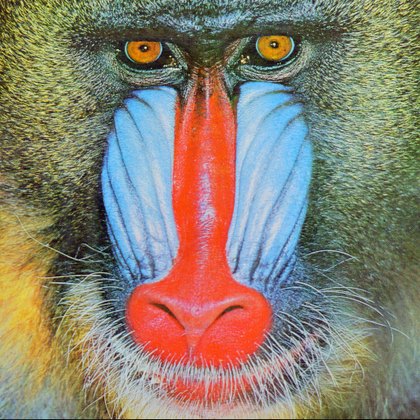
%> input picture images/10.tiff, 420 x 420 px, shrunk from 512 x 512 before the run
$ octave main_testversion.m   (GNU Octave 9; MATLAB toolbox functions it lacks are replaced by stand-ins)
%> lines starting %> are read from the running program, lines starting %| are printed output that depends on the picture
### LBG.m
function [cb, new_idx] = LBG(img, cb, coded_img, epsilon, gain)

% initialization of useful variables
flag = true;
cb_size = size(cb,1);
dst = distortion(img, cb(1:cb_size/2,:), coded_img);

% First assegnation for the new cluster centers
for i=(cb_size/2+1):cb_size
    temp_dist = sum((cb(i,:)-img).^2,2).^0.5; %evaluate distortion
    toChange = temp_dist./dst < gain; % find occurrences that need to be changed
    coded_img(toChange,:) = i; % assig
end

plot3(cb(:,1),cb(:,2),cb(:,3),'ko','LineWidth',1.5);
grid on

% Update the number of points assigned to each cluster and check if there's
% any empty clusters
[counter, anyEmpty, empty_clt] = checkAnyEmptyClt(coded_img, cb_size);

c = 0;
while flag
    while anyEmpty
        % If there are any empty clusters, I evaluate the numerosity of clusters
        % in order to get the one more populated and I take some of its points to put
        % them on the empty cluster, in order to see if the situation improves
        [~, max_i] = max(counter);
        candidates = img(coded_img == max_i,:);
        cb(empty_clt,:) = candidates(randi(size(candidates,1)),:);

        temp_dist = sum((cb(empty_clt,:)-img).^2,2).^0.5; %evaluate distortion
        toChange = temp_dist./dst < gain; % find occurrences that need to be changed
        coded_img(toChange,:) = empty_clt;
        [counter, anyEmpty, empty_clt] = checkAnyEmptyClt(coded_img, cb_size);
        c = c + 1;

        plot3(cb(:,1),cb(:,2),cb(:,3),'ko','LineWidth',1.5);
        grid on
        title(['Codebook size: ', num2str(cb_size) ,' Iteration number: ', num2str(c)])
        pause(0.2);% pause 2/10 second

    end

    % Update codebook
    for i=1:size(cb,1)
          cb(i,:) = mean(img(coded_img == i,:));
    end

    plot3(cb(:,1),cb(:,2),cb(:,3),'ko','LineWidth',1.5);
    grid on
    %title(['Codebook size: ', num2str(cb_size) ,' Iteration number: ', num2str(c)])
    title(['Codebook size: ', num2str(cb_size)])
    new_dst = distortion(img, cb, coded_img); % evaluate new value for the distortion
    before = mean(dst);
    after = mean(new_dst);
    progress = (before - after)/after;

    if progress < epsilon
        flag = false;
    else
        dst = new_dst;
        for i=1:cb_size
            temp_dist = sum((cb(i,:)-img).^2,2).^0.5; %evaluate distortion
            toChange = temp_dist./dst < gain; % find occurrences that need to be changed
            coded_img(toChange,:) = i;
        end
        [counter, anyEmpty, empty_clt] = checkAnyEmptyClt(coded_img, cb_size);
        c = c + 1;
        plot3(cb(:,1),cb(:,2),cb(:,3),'ko','LineWidth',1.5);
        grid on
        title(['Codebook size: ', num2str(cb_size) ,' Iteration number: ', num2str(c)])
        pause(0.01)
    end
end
%fprintf('Loop run %d times \n', c);

new_idx = coded_img;
end

### distortion.m
function dst = distortion(img, cb, coded_img)

dst = zeros(size(img,1),1);
    for i = 1:size(cb,1)
        values = coded_img == i;
        dst(values,:) = sum((cb(i,:)-img(values,:)).^2,2).^0.5;
    end
end

### checkAnyEmptyClt.m
function [counter, anyEmpty, clt] = checkAnyEmptyClt(idx, cb_size)

anyEmpty = false;
clt_info = tabulate(idx);
counter = clt_info(:,2);

if size(counter,1) < cb_size
    trail = zeros(cb_size - size(counter,1),1); % that's only in the case that not all of the empty clusters are spotted
    counter = [counter; trail];
end

clt = find(counter == 0);
if clt ~= 0
    clt = clt(1,1); % it may happen that more than one cluster is empty, so I pick the first
    anyEmpty = true;
end

end

### main_testversion.m
clear;
close all;

% Environment initialization

rate = 8; %[Bit/pixel]
cb_size = 2^rate; % codebook size
filename = 'images/10.tiff';

info = imfinfo(filename);
width = info.Width;
height = info.Height;

img_original = imread(filename);
%> img_original is the input picture: size 420x420x3 uint8; mean R, G, B 137.4, 128.9, 113.1
x = im2double(reshape(img_original,[], 3));

%% CODEBOOK EVALUATION

codebook = mean(x);
%> codebook = [0.539 0.505 0.444]
coded_img = ones(size(x,1),1);
j = 2;

% Parameters set up
epsilon = [0.001 0.01 0.1];
gain = 1;
delta = 0.2;

for a = 1:3

    codebook = mean(x);
    coded_img = ones(size(x,1),1);
    j = 2;

    compressed_img = zeros(size(x,1),3);
    distortion = zeros(log2(cb_size),1);
    psnr_values = zeros(log2(cb_size),1);

    l = figure;
    axis tight manual
    for i = 1:log2(cb_size)
        codebook(j:size(codebook,1)*2,:) = mod(codebook+delta,1);
        [codebook, coded_img] = LBG(x, codebook, coded_img, epsilon, gain);
%> in LBG, `grid on`:
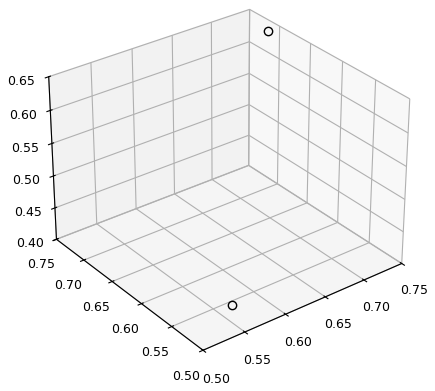
%> figure redrawn from the program's plot data
%> in checkAnyEmptyClt, `clt_info = tabulate(idx);`: clt_info = [1 124082 70.34; 2 52318 29.66]
%> in checkAnyEmptyClt, `counter = clt_info(:,2);`: counter = [124082; 52318]
%> in checkAnyEmptyClt, `clt = find(counter == 0);`: clt = []
%> in LBG, `[counter, anyEmpty, empty_clt] = checkAnyEmptyClt(coded_img, cb_size);`: counter = [124082; 52318]; anyEmpty = false; empty_clt = []
%> the loop in LBG, `while flag` made 4 passes
%> (before, after, progress) on passes 1 to 3: (0.335, 0.255, 0.314), (0.255, 0.25, 0.02), (0.25, 0.25, 0.00107)
%> (before, after, progress) on pass 4: (0.25, 0.25, 0.000374)
%> pass 1, in LBG, `title(['Codebook size: ', num2str(cb_size)])`:
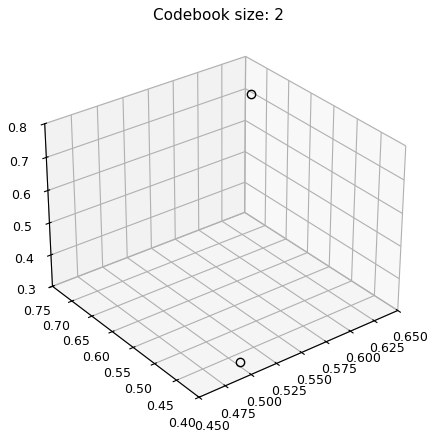
%> figure redrawn from the program's plot data
%> pass 2, in LBG, `title(['Codebook size: ', num2str(cb_size)])`:
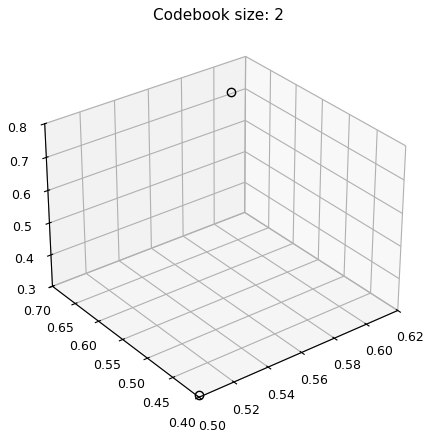
%> figure redrawn from the program's plot data
%> after the loop in LBG, `while flag`: cb = [0.498 0.392 0.289; 0.603 0.684 0.688]; flag = false
%> codebook = [0.498 0.392 0.289; 0.603 0.684 0.688]

        frame = getframe(l);
          im = frame2im(frame);
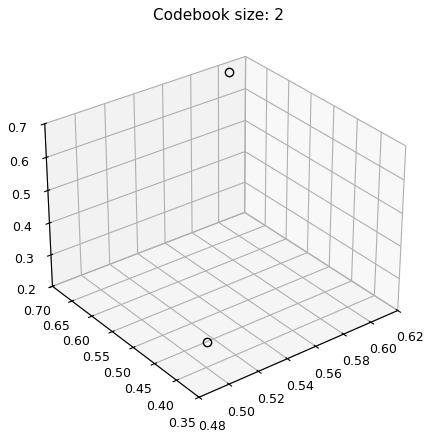
%> im: size 438x431x3 uint8; min 0, max 255, mean 243.7
          [imind,cm] = rgb2ind(im,256);
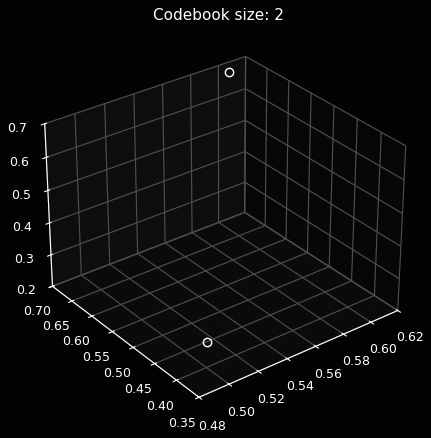
%> imind: size 438x431 uint8; min 3, max 255, mean 13
%> cm = 256 rows, first 12: [1 1 1; 0.996 0.996 0.996; 0.992 0.992 0.992; 0.988 0.988 0.988; 0.984 0.984 0.984; 0.98 0.98 0.98; 0.976 0.976 0.976; 0.973 0.973 0.973; 0.969 0.969 0.969; 0.965 0.965 0.965; 0.961 0.961 0.961; 0.957 0.957 0.957]

          % Write to the GIF File
          if i == 1
              imwrite(imind,cm,'test.gif','gif', 'Loopcount',inf);
          else
              imwrite(imind,cm,'test.gif','gif','WriteMode','append');
          end

        for h=1:size(x,1)
            compressed_img(h,:) = codebook(coded_img(h,1),:);
        end
        imwrite(reshape(compressed_img,width,height,3),sprintf('img_raw_%d.tiff',i),'tiff');
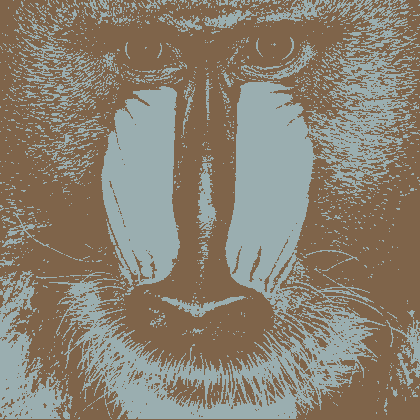
%> saved as img_raw_1.tiff: size 420x420x3 uint8; mean R, G, B 137.5, 128.7, 113.5
        img_draft = imread(sprintf('img_raw_%d.tiff',i));
        distortion(i) = immse(img_draft,img_original);
        psnr_values(i) =  psnr(img_draft,img_original,255);

        j = size(codebook,1) + 1;
%> j = 3
%> (the run ends here)
